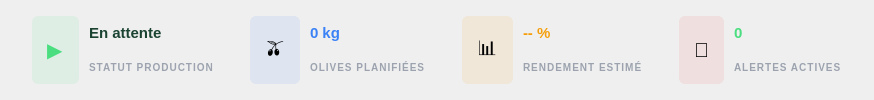
     <widget class="QWidget" name="dashboardWidget" native="true">
      <property name="minimumSize">
       <size>
        <width>0</width>
        <height>90</height>
       </size>
      </property>
      <property name="maximumSize">
       <size>
        <width>16777215</width>
        <height>100</height>
       </size>
      </property>
      <layout class="QHBoxLayout" name="dashboardLayout">
       <property name="spacing">
        <number>12</number>
       </property>
       <property name="leftMargin">
        <number>20</number>
       </property>
       <property name="topMargin">
        <number>8</number>
       </property>
       <property name="rightMargin">
        <number>20</number>
       </property>
       <property name="bottomMargin">
        <number>8</number>
       </property>
       <!-- Card 1: Production Status -->
       <item>
        <widget class="QWidget" name="dashCard1" native="true">
         <layout class="QHBoxLayout" name="dashCard1Layout">
          <property name="spacing">
           <number>10</number>
          </property>
          <property name="leftMargin">
           <number>12</number>
          </property>
          <property name="topMargin">
           <number>8</number>
          </property>
          <property name="rightMargin">
           <number>12</number>
          </property>
          <property name="bottomMargin">
           <number>8</number>
          </property>
          <item>
           <widget class="QLabel" name="lblDashIcon1">
            <property name="text">
             <string>▶</string>
            </property>
            <property name="styleSheet">
             <string>font-size: 20px; color: #4ADE80; background: rgba(74, 222, 128, 0.1); padding: 6px 10px; border-radius: 6px;</string>
            </property>
           </widget>
          </item>
          <item>
           <layout class="QVBoxLayout" name="dashText1Layout">
            <property name="spacing">
             <number>2</number>
            </property>
            <item>
             <widget class="QLabel" name="lblDashValue1">
              <property name="text">
               <string>En attente</string>
              </property>
              <property name="styleSheet">
               <string>color: #1B4332; font-size: 15px; font-weight: 700;</string>
              </property>
             </widget>
            </item>
            <item>
             <widget class="QLabel" name="lblDashLabel1">
              <property name="text">
               <string>STATUT PRODUCTION</string>
              </property>
              <property name="styleSheet">
               <string>color: #9ca3af; font-size: 10px; font-weight: 600; letter-spacing: 1px;</string>
              </property>
             </widget>
            </item>
           </layout>
          </item>
         </layout>
        </widget>
       </item>
       <!-- Card 2: Olives Quantity -->
       <item>
        <widget class="QWidget" name="dashCard2" native="true">
         <layout class="QHBoxLayout" name="dashCard2Layout">
          <property name="spacing">
           <number>10</number>
          </property>
          <property name="leftMargin">
           <number>12</number>
          </property>
          <property name="topMargin">
           <number>8</number>
          </property>
          <property name="rightMargin">
           <number>12</number>
          </property>
          <property name="bottomMargin">
           <number>8</number>
          </property>
          <item>
           <widget class="QLabel" name="lblDashIcon2">
            <property name="text">
             <string>🫒</string>
            </property>
            <property name="styleSheet">
             <string>font-size: 20px; background: rgba(59, 130, 246, 0.1); padding: 6px 10px; border-radius: 6px;</string>
            </property>
           </widget>
          </item>
          <item>
           <layout class="QVBoxLayout" name="dashText2Layout">
            <property name="spacing">
             <number>2</number>
            </property>
            <item>
             <widget class="QLabel" name="lblDashValue2">
              <property name="text">
               <string>0 kg</string>
              </property>
              <property name="styleSheet">
               <string>color: #3B82F6; font-size: 15px; font-weight: 700;</string>
              </property>
             </widget>
            </item>
            <item>
             <widget class="QLabel" name="lblDashLabel2">
              <property name="text">
               <string>OLIVES PLANIFIÉES</string>
              </property>
              <property name="styleSheet">
               <string>color: #9ca3af; font-size: 10px; font-weight: 600; letter-spacing: 1px;</string>
              </property>
             </widget>
            </item>
           </layout>
          </item>
         </layout>
        </widget>
       </item>
       <!-- Card 3: Expected Yield -->
       <item>
        <widget class="QWidget" name="dashCard3" native="true">
         <layout class="QHBoxLayout" name="dashCard3Layout">
          <property name="spacing">
           <number>10</number>
          </property>
          <property name="leftMargin">
           <number>12</number>
          </property>
          <property name="topMargin">
           <number>8</number>
          </property>
          <property name="rightMargin">
           <number>12</number>
          </property>
          <property name="bottomMargin">
           <number>8</number>
          </property>
          <item>
           <widget class="QLabel" name="lblDashIcon3">
            <property name="text">
             <string>📊</string>
            </property>
            <property name="styleSheet">
             <string>font-size: 20px; background: rgba(245, 158, 11, 0.1); padding: 6px 10px; border-radius: 6px;</string>
            </property>
           </widget>
          </item>
          <item>
           <layout class="QVBoxLayout" name="dashText3Layout">
            <property name="spacing">
             <number>2</number>
            </property>
            <item>
             <widget class="QLabel" name="lblDashValue3">
              <property name="text">
               <string>-- %</string>
              </property>
              <property name="styleSheet">
               <string>color: #F59E0B; font-size: 15px; font-weight: 700;</string>
              </property>
             </widget>
            </item>
            <item>
             <widget class="QLabel" name="lblDashLabel3">
              <property name="text">
               <string>RENDEMENT ESTIMÉ</string>
              </property>
              <property name="styleSheet">
               <string>color: #9ca3af; font-size: 10px; font-weight: 600; letter-spacing: 1px;</string>
              </property>
             </widget>
            </item>
           </layout>
          </item>
         </layout>
        </widget>
       </item>
       <!-- Card 4: Alerts -->
       <item>
        <widget class="QWidget" name="dashCard4" native="true">
         <layout class="QHBoxLayout" name="dashCard4Layout">
          <property name="spacing">
           <number>10</number>
          </property>
          <property name="leftMargin">
           <number>12</number>
          </property>
          <property name="topMargin">
           <number>8</number>
          </property>
          <property name="rightMargin">
           <number>12</number>
          </property>
          <property name="bottomMargin">
           <number>8</number>
          </property>
          <item>
           <widget class="QLabel" name="lblDashIcon4">
            <property name="text">
             <string>🔔</string>
            </property>
            <property name="styleSheet">
             <string>font-size: 20px; background: rgba(239, 68, 68, 0.1); padding: 6px 10px; border-radius: 6px;</string>
            </property>
           </widget>
          </item>
          <item>
           <layout class="QVBoxLayout" name="dashText4Layout">
            <property name="spacing">
             <number>2</number>
            </property>
            <item>
             <widget class="QLabel" name="lblDashValue4">
              <property name="text">
               <string>0</string>
              </property>
              <property name="styleSheet">
               <string>color: #4ADE80; font-size: 15px; font-weight: 700;</string>
              </property>
             </widget>
            </item>
            <item>
             <widget class="QLabel" name="lblDashLabel4">
              <property name="text">
               <string>ALERTES ACTIVES</string>
              </property>
              <property name="styleSheet">
               <string>color: #9ca3af; font-size: 10px; font-weight: 600; letter-spacing: 1px;</string>
              </property>
             </widget>
            </item>
           </layout>
          </item>
         </layout>
        </widget>
       </item>
      </layout>
     </widget>
